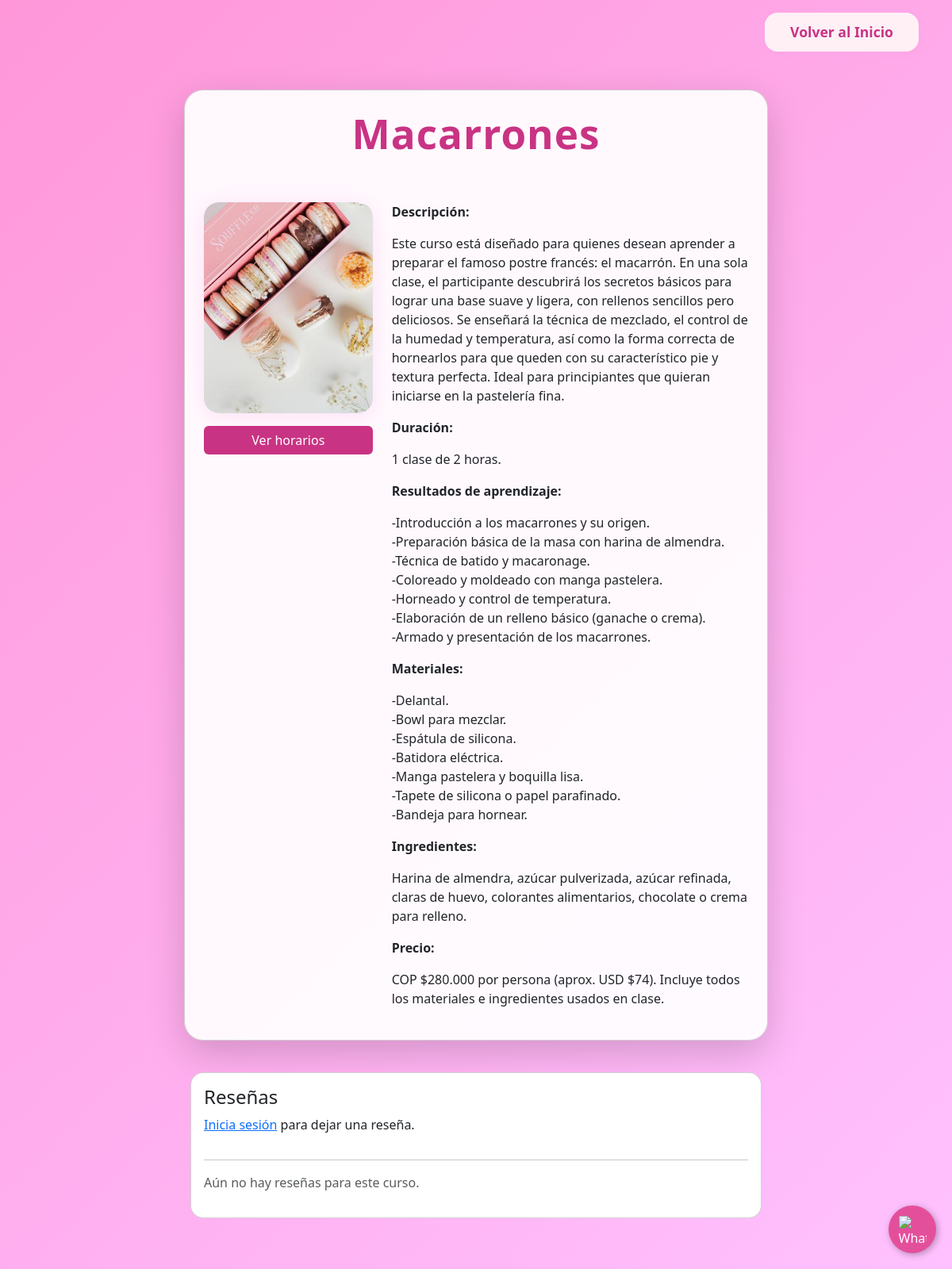
Screenshot of /curso/5/ with the database file from the repository.
### souffleApp/models.py (models this page shows, shortened)
class SouffleApp(models.Model):
    title = models.CharField(max_length=100)
    description = models.CharField(max_length=250)
    long_description = models.TextField(blank=True)
    duration = models.CharField(max_length=50, blank=True)
    learning_outcomes = models.TextField(blank=True)
    materials = models.TextField(blank=True)
    ingredients = models.TextField(blank=True)
    price = models.CharField(max_length=150, blank=True)
    image = models.ImageField(upload_to='souffleApp/images/')
    embedding = models.BinaryField(null=True, blank=True)

### souffleApp/views.py (the view)
# urls.py: path('curso/<int:curso_id>/', souffle.curso_detail, name='curso_detail'),
def curso_detail(request, curso_id):
    curso = get_object_or_404(SouffleApp, id=curso_id)
    horarios = Horario.objects.filter(curso=curso, cupos__gt=0).order_by('fecha', 'hora')
    favorite_ids = []
    if request.user.is_authenticated:
        favorite_ids = list(
            Favorite.objects.filter(user=request.user).values_list('curso_id', flat=True)
        )
    reviews = curso.reviews.select_related('user').all()
    review_form = ReviewForm()
    context = {
        'curso': curso,
        'favorite_ids': favorite_ids,
        'horarios': horarios,
        'is_admin': is_admin_user(request.user),
        'reviews': reviews,
        'review_form': review_form,
    }
    return render(request, 'souffleApp/curso_detail.html', context)

### souffleApp/templates/souffleApp/curso_detail.html (shortened to what this page needs)
<!DOCTYPE html>
<html lang="es">
<head>
    <link href="https://cdn.jsdelivr.net/npm/bootstrap@5.3.7/dist/css/bootstrap.min.css" rel="stylesheet">
</head>
{% include 'souffleApp/whatsapp_button.html' %}
<body>
    <div class="container mt-3">
        <div class="d-flex justify-content-end">
            <a href="{% url 'home' %}" class="nav-btn">Volver al Inicio</a>
        </div>
    </div>
    <div class="container py-5">
        <div class="row justify-content-center">
            <div class="col-12 col-md-10 col-lg-8">
                <div class="card shadow-lg p-4" style="border-radius: 1.5em; background: rgba(255,255,255,0.93);">
                    <h1 class="curso-title text-center w-100">{{ curso.title }}</h1>
                    <div class="row align-items-start mt-4">
                        <div class="col-12 col-md-4 d-flex flex-column align-items-center mb-3 mb-md-0">
                            <img src="{{ curso.image.url }}" alt="{{ curso.title }}" class="img-fluid curso-img mb-3">
                            {% if user.is_authenticated %}
                                {% if horarios %}
                                    <button class="btn btn-rosa w-100" type="button" onclick="document.getElementById('horarios-box').style.display='block'">Ver Horarios</button>
                                {% else %}
                                    <div class="alert alert-warning text-center w-100">
                                        <strong>Sin horarios disponibles</strong><br>
                                        Este curso no tiene horarios con cupos disponibles en este momento.
                                    </div>
                                {% endif %}
                            {% else %}
                                <a href="{% url 'login' %}?next={{ request.get_full_path }}" class="btn btn-rosa w-100">
                                    Ver horarios
                                </a>
                            {% endif %}
                        </div>
                        <div class="col-12 col-md-8">
                            <p><strong>Descripción:</strong><br>{{ curso.long_description|linebreaks }}</p>
                            <p><strong>Duración:</strong><br>{{ curso.duration|linebreaks }}</p>
                            <p><strong>Resultados de aprendizaje:</strong><br>{{ curso.learning_outcomes|linebreaks }}</p>
                            <p><strong>Materiales:</strong><br>{{ curso.materials|linebreaks }}</p>
                            <p><strong>Ingredientes:</strong><br>{{ curso.ingredients|linebreaks }}</p>
                            <p><strong>Precio:</strong><br>{{ curso.price|linebreaks }}</p>
                        </div>
                    </div>
                </div>
            </div>
        </div>
    <div class="container py-3">
        <div class="row justify-content-center">
            <div class="col-12 col-md-10 col-lg-8">
                <div class="card p-3 mt-4" style="border-radius: 1rem;">
                    <h4>Reseñas</h4>
                    {% if user.is_authenticated %}
                        <form method="post" action="{% url 'add_review' curso.id %}">
                            {% csrf_token %}
                            {{ review_form.content }}
                            <div class="mt-2">
                                {{ review_form.rating }}
                            </div>
                            <button type="submit" class="btn btn-rosa mt-2">Publicar reseña</button>
                        </form>
                    {% else %}
                        <p><a href="{% url 'login' %}?next={{ request.get_full_path }}">Inicia sesión</a> para dejar una reseña.</p>
                    {% endif %}
                    <hr>
                    {% if reviews %}
                        {% for rev in reviews %}
                            <div class="mb-3">
                                <div class="d-flex justify-content-between">
                                    <div>
                                        <strong>{{ rev.user.username }}</strong>
                                        {% if rev.rating %} — <span class="text-warning">{{ rev.rating }}/5</span>{% endif %}
                                    </div>
                                    <div>
                                        <small class="text-muted">{{ rev.created_at|date:"d/m/Y H:i" }}</small>
                                        {% if is_admin or rev.user == user %}
                                            <form method="post" action="{% url 'delete_review' rev.id %}" style="display:inline;">
                                                {% csrf_token %}
                                                <button type="submit" class="btn btn-sm btn-outline-danger ms-2">Eliminar</button>
                                            </form>
                                         {% endif %}
                                    </div>
                                </div>
                                <p class="mb-0">{{ rev.content|linebreaks }}</p>
                            </div>
                            <hr>
                        {% endfor %}
                    {% else %}
                        <p class="text-muted">Aún no hay reseñas para este curso.</p>
                    {% endif %}
                </div>
            </div>
        </div>
    </div>
</body>
</html>

### souffleApp/templates/souffleApp/curso_detail.html (style rules this page uses)
body { background: linear-gradient(135deg, #ff97d9 0%, #ffc1ff 100%); min-height: 100vh; }
.btn-rosa { background-color: #C93384; color: #fff; border: none; }
.curso-title { color: #C93384; letter-spacing: 1px; font-size: 3.2rem; font-weight: bold; margin-bottom: 2rem; }
.curso-img { max-height: 340px; object-fit: cover; box-shadow: 0 4px 24px #fcb0ea55; background: #fff0f6; border-radius: 1.2rem; }
.nav-btn { color: #C93384; background: #fff0f6; border: none; border-radius: 1rem; padding: 0.7rem 2rem; margin-left: 1rem; font-weight: 700; font-size: 1.1rem; text-decoration: none; box-shadow: 0 2px 8px rgba(210,145,188,0.08); transition: background 0.2s, color 0.2s, transform 0.2s; }

### rows the page displays
SouffleApp: title "Macarrones", image (picture), long_description "Este curso está diseñado para quienes desean aprender a preparar el famoso postre francés: el macarrón. En una sola clase, el participante descubrirá los secretos básicos para lograr una base suave y ligera, con rellenos sencillos pero deliciosos. Se enseñará la técnica de mezclado, el control de la humedad y temperatura, así como la forma correcta de hornearlos para que queden con su característico pie y textura perfecta. Ideal para principiantes que quieran iniciarse en la pastelería fina.", duration "1 clase de 2 horas.", learning_outcomes "-Introducción a los macarrones y su origen. -Preparación básica de la masa con harina de almendra. -Técnica de batido y macaronage. -Coloreado y moldeado con manga pastelera. -Horneado y control de temperatura. -Elaboración de un relleno básico (ganache o crema). -Armado y presentación de los macarrones.", materials "-Delantal. -Bowl para mezclar. -Espátula de silicona. -Batidora eléctrica. -Manga pastelera y boquilla lisa. -Tapete de silicona o papel parafinado. -Bandeja para hornear.", ingredients "Harina de almendra, azúcar pulverizada, azúcar refinada, claras de huevo, colorantes alimentarios, chocolate o crema para relleno.", price "COP $280.000 por persona (aprox. USD $74). Incluye todos los materiales e ingredientes usados en clase."
